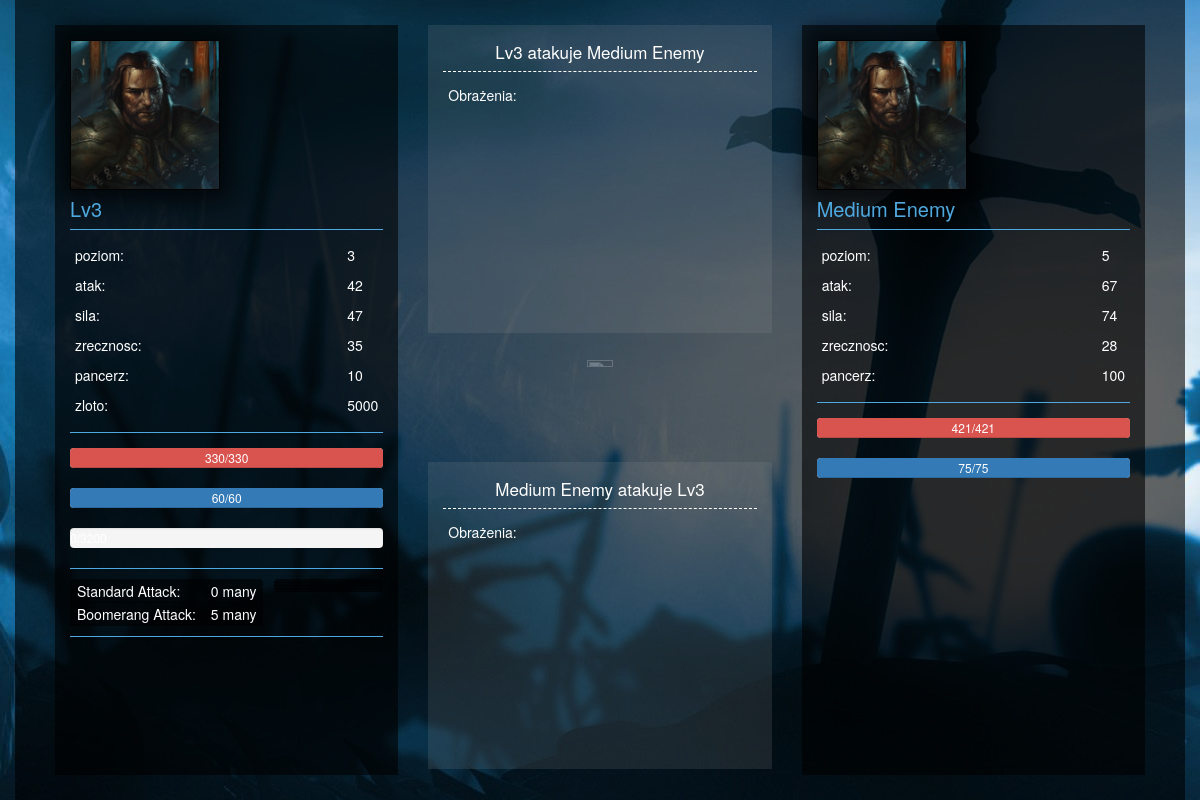
/player/2/arena/arenalevel/Medium Enemy, run on the app's committed database.
### project/models.py (models this page shows, shortened)
class Player(models.Model):
    name = models.CharField(max_length=40)
    level = models.IntegerField()
    experience = models.IntegerField()
    requiredexp = models.IntegerField()
    strength = models.IntegerField()
    agility = models.IntegerField()
    maxhealth = models.IntegerField()
    health = models.IntegerField()
    attack = models.IntegerField()
    maxmana = models.IntegerField()
    mana = models.IntegerField()
    classname = models.ForeignKey(ClassName)
    armorid = models.ForeignKey(ArmorItem)
    bonus_attack = models.IntegerField()
    bonus_agility = models.IntegerField()
    bonus_health = models.IntegerField()
    isarmordamaged = models.BooleanField()
    gold = models.IntegerField()
    dot_damage = models.IntegerField()
    dot_rounds = models.IntegerField()
    small_elixir = models.IntegerField()
    medium_elixir = models.IntegerField()
    big_elixir = models.IntegerField()
    ultimate_elixir = models.IntegerField()
    def __unicode__(self):
        return self.name

class Attack(models.Model):
    name = models.CharField(max_length=50)
    requiredlv = models.IntegerField()
    bonusattack = models.DecimalField(max_digits=4, decimal_places=2)
    requiredmana = models.IntegerField()

class Elixir(models.Model):
    name = models.CharField(max_length=40)
    health_restore = models.IntegerField()
    mana_restore = models.IntegerField()
    price = models.IntegerField()
    multiplier = models.DecimalField(max_digits=4, decimal_places=2)

class Enemy(models.Model):
    name = models.CharField(max_length=15)
    level = models.IntegerField()
    strength = models.IntegerField()
    agility = models.IntegerField()
    maxhealth = models.IntegerField()
    health = models.IntegerField()
    attack = models.IntegerField()
    maxmana = models.IntegerField()
    mana = models.IntegerField()
    classname = models.ForeignKey(ClassName)
    armor = models.IntegerField()
    dot_damage = models.IntegerField()
    dot_rounds = models.IntegerField()
    def __unicode__(self):
        return self.name

### fight/views.py (the view)
# urls.py: url(r'^arenalevel/(?P<e>[A-Za-z\s]+)$', views.arenalevel),
def arenalevel(request, p, e):
    gamer = Player.objects.get(pk=p)
    if e == "Easy Enemy":
        e = Enemy.objects.get(name=e.name)
    elif e == "Medium Enemy":
        e = Enemy.objects.get(name='Medium Enemy')
    elif e == "Hard Enemy":
        e = Enemy.objects.get(name='Hard Enemy')
    elif e == "Easy Boss":
        e = Enemy.objects.get(name='Easy Boss')
    elif e == "Medium Boss":
        e = Enemy.objects.get(name='Medium Boss')
    else:
        e = Enemy.objects.get(name='Hard Boss')
    AttackLog.objects.all().delete()
    return render(request, 'fight/arenalevel.html', {
        'p': gamer,
        'e': e,
        'health': gamer.health * 100 / gamer.maxhealth,
        'mana': gamer.mana * 100 / gamer.maxmana,
        'armor': ArmorItem.objects.get(name=gamer.armorid).value,
        'attack': Attack.objects.all(),
        'log': AttackLog.objects.all(),
        'elixir': Elixir.objects.all(),
    })

### project/models.py (called while the page is built)
    def __unicode__(self):
        return self.name

    def __unicode__(self):
        return self.name

### templates/fight/arenalevel.html (shortened to what this page needs)
{% extends "layout.html" %}
{% block content %}
    <div class="col-md-4">
        <div class="bg_player" style="padding: 15px;">
            <div id="ref_player">
                {% include 'fight/partial_view_player.html'%}
            </div>
        </div>
    </div>
    <div class="col-md-4" id="ref_consol">
        {% include 'fight/partial_view_console_log.html' with player=p enemy=e%}
    </div>
    <div class="col-md-4">
        <div class="bg_player" id="ref_enemy" style="padding: 15px;">
            {% include 'fight/partial_view_enemy.html'%}
        </div>
    </div>
{% endblock %}

### templates/fight/partial_view_player.html (shortened to what this page needs)
{% load staticfiles %}
    <div class="player_portrait">
        {%if p.classname|stringformat:"s"  == "Warrior"%}
            <img src="{% static 'css/content/warrior.jpg' %}" height="100%", width="100%">
        {%elif p.classname|stringformat:"s"  == "Thief"%}
            <img src="{% static 'css/content/thief.jpg' %}" height="100%", width="100%">
        {%elif p.classname|stringformat:"s"  == "Tankozord"%}
            <img src="{% static 'css/content/tank.jpg' %}" height="100%", width="100%">
        {% endif %}
    </div>
    <div class="player_name">
        {{p.name}}
    </div>
    <div class="player_stats">
        <div class="column_left">
            <p>poziom:</p>
            <p>atak:</p>
            <p>sila:</p>
            <p>zrecznosc:</p>
            <p>pancerz:</p>
            <p>zloto:</p>
        </div>
        <div class="column_right">
            <p>{{p.level}}</p>
            <p>{{p.attack}}</p>
            <p>{{p.strength}}</p>
            <p>{{p.agility}}</p>
            <p>{{armor}}</p>
            <p>{{p.gold}}</p>
        </div>
    </div>
    <div class="progress">
        <div id="player-health" class="progress-bar progress-bar-danger" role="progressbar" aria-valuenow="100" aria-valuemin="0" aria-valuemax="100" style="width: 100%;">
            {{p.health}}/{{p.maxhealth}}
        </div>
    </div>
    <div class="progress">
        <div id="player-mana" class="progress-bar"  role="progressbar" aria-valuenow="100" aria-valuemin="0" aria-valuemax="100" style="width: 100%">
            {{p.mana}}/{{p.maxmana}}
        </div>
    </div>
    <div class="progress">
    </div>
    {% if attack%}
    <div class="player_special_attack" id="special">
        <div style="width: 65%; float: left;">
            <div class="btn-group-vertical" role="group" aria-label="" style="width: 95%">
                {% for item in attack %}
                    {% if item.requiredlv <= p.level %}
                        <button type="button" class="btn btn_special_attack"
                                onclick="Attack({{item.requiredmana}}, '{{item.name}}')">
                            <div class="column_left">
                                {{item.name}}:
                            </div>
                            <div class="column_right">
                                {{item.requiredmana}} many
                            </div>
                        </button>
                    {% endif %}
                {% endfor %}
            </div>
        </div>
        <div style="width: 20% float: right;">
            <div class="btn-group-vertical" role="group" aria-label="" style="width: 35%">
                {% for item in elixir %}
                <button type="button" class="btn btn_special_attack" onclick="Use_Elixir('{{item.name}}')">
                </button>
                {% endfor %}
            </div>
        </div>
    </div>
    {% endif %}

### templates/fight/partial_view_console_log.html (shortened to what this page needs)
{% load staticfiles %}
    <div id="console-player" class="console_log">
        <div class="console_log_title">
            <div style="text-align: center;">
                {{player}} atakuje {{enemy}}
            </div>
        </div>
        <div class="console_log_info">
            <div class="column_left">
                <p>Obrażenia:</p>
            </div>
        </div>
    </div>
    <div style="margin: 27px; text-align: center; opacity:0.3;">
        <img src="{% static 'css/content/sword.png' %}" height="10%", width="30%">
    </div>
    <div id="console-enemy" class="console_log">
        <div class="console_log_title">
            <div style="text-align: center;">
                {{enemy}} atakuje {{player}}
            </div>
        </div>
        <div class="console_log_info">
            <div class="column_left">
                <p>Obrażenia:</p>
            </div>
        </div>
    </div>

### templates/fight/partial_view_enemy.html (shortened to what this page needs)
{% load staticfiles %}
    <div class="player_portrait">
        {%if e.classname|stringformat:"s"  == "Warrior"%}
            <img src="{% static 'css/content/warrior.jpg' %}" height="100%", width="100%">
        {%elif e.classname|stringformat:"s"  == "Thief"%}
            <img src="{% static 'css/content/thief.jpg' %}" height="100%", width="100%">
        {%elif e.classname|stringformat:"s"  == "Tankozord"%}
            <img src="{% static 'css/content/tank.jpg' %}" height="100%", width="100%">
        {% endif %}
    </div>
    <div class="player_name">
        {{e.name}}
    </div>
    <div class="player_stats">
        <div class="column_left">
            <p>poziom:</p>
            <p>atak:</p>
            <p>sila:</p>
            <p>zrecznosc:</p>
            <p>pancerz:</p>
        </div>
        <div class="column_right">
            <p>{{e.level}}</p>
            <p>{{e.attack}}</p>
            <p>{{e.strength}}</p>
            <p>{{e.agility}}</p>
            <p>{{e.armor}}</p>
        </div>
    </div>
    <div class="progress">
        <div id="enemy-health" class="progress-bar progress-bar-danger" role="progressbar" aria-valuenow="100" aria-valuemin="0" aria-valuemax="100" style="width: 100%;">
            {{e.health}}/{{e.maxhealth}}
        </div>
    </div>
    <div class="progress">
        <div id="enemy-mana" class="progress-bar"  role="progressbar" aria-valuenow="100" aria-valuemin="0" aria-valuemax="100" style="width: 100%">
            {{e.mana}}/{{e.maxmana}}
        </div>
    </div>

### templates/static/css/site.css (style rules this page uses)
.bg_player { color: #fff; background-color:rgba(0,0,0,0.6); padding: 25px; height: 100%; }
.player_name { padding: 5px 0px; color: #4FA9E0; font-size: 20px; border-bottom: solid 1px #4FA9E0; }
.player_portrait { border: solid 1px #000; height: 150px; width: 150px; -webkit-box-shadow: 0px 0px 22px 12px rgba(0,0,0,0.63); -moz-box-shadow: 0px 0px 22px 12px rgba(0,0,0,0.63); box-shadow: 0px 0px 22px 12px rgba(0,0,0,0.63); }
.player_special_attack { padding: 10px 0px; border-top: solid 1px #4FA9E0; border-bottom: solid 1px #4FA9E0; }
.player_stats { margin: 15px 0px; padding-bottom: 7px; border-bottom: solid 1px #4FA9E0; }
.column_left { padding-left: 5px; float: left; }
.column_right { padding-right: 5px; float: right; }
.console_log { padding: 15px; background-color: rgba(150, 150, 150, 0.16); overflow-y:scroll; height: 41% }
.console_log_title { font-size: 17px; border-bottom: dashed 1px #fff; padding-bottom: 7px; }
.console_log_info { padding-top: 13px; }
.btn_special_attack { padding: 1px; background-color:rgba(0,0,0,0.6); }

### data on the page
Player: name "Lv3", level "3", attack "42", strength "47", agility "35", gold "5000", health "330", maxhealth "330", mana "60", maxmana "60"
Attack: name "Standard Attack", requiredmana "0"
Attack: name "Boomerang Attack", requiredmana "5"
Enemy: name "Medium Enemy", level "5", attack "67", strength "74", agility "28", armor "100", health "421", maxhealth "421", mana "75", maxmana "75"

### other printed values
{{ armor }} "10"
